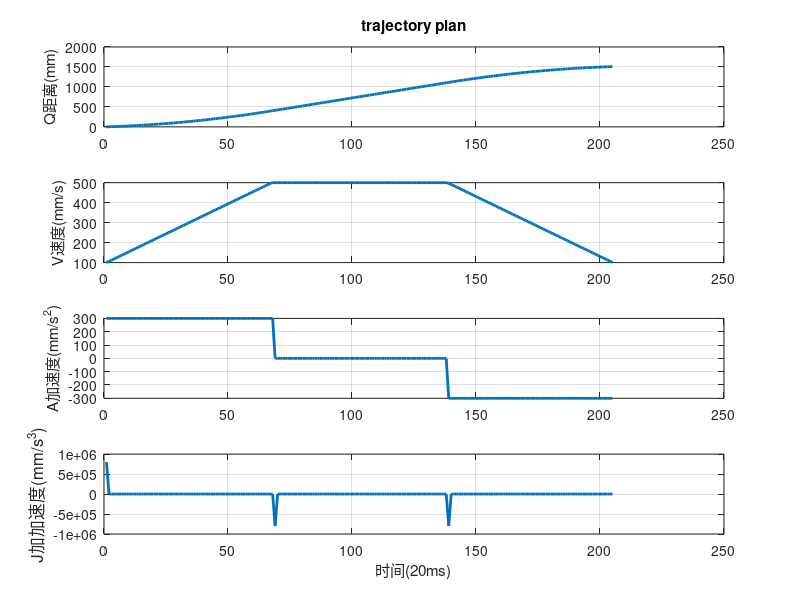

Recreate this plot in MATLAB.
%编写程序模拟在线计算双S曲线加减速
%从初始点q0开始，一直计算到终点q1结束
%定义必要的变量

if 0%旋转参数
% %起始和终止点参数
% q0 = 0000;
% q1 = 1000;%mm
% v0 = 000;  %%一直q1和v0求其他
% v1 = 0;
% a0 = 0;%mm/s^2
% a1 = 0;
% 
% vmax = 300;%mm/s
% vmin = 0;
% amax = 200;%mm/s^2
% amin = -200;
% jmax = 400;%mm/s^3%j无穷大，速度梯形曲线
% jmin = -400; 
% %vmax_org = vmax;%??
    
else%直线参数
%起始和终止点参数
q0 = 0;
q1 = 1500 ;%mm
v0 = 0;  %已知q1和v0求其他。路径起始点速度
v1 = 100; %停车点速度
a0 = 0;%mm/s^2
a1 = 0;

vmax = 500;%mm/s
vmin = 100;
amax =  300;%mm/s^2
amin = -300; %如果是正值一直跑不出来，因为不减速了。
jmax = 800000;%1000;%mm/s^3%j无穷大，速度梯形曲线
jmin = -800000;%-1000;
%vmax_org = vmax;%??
end

%循环前赋初始值
%定义在k点上的%k点是哪个点
qk = q0;
qk_1 = q0;
vk = v0;
vk_1 = v0;
ak = a0;
ak_1 = a0;
jk = 0; %%jk也可以有初值？然并未卵
jk_1 = 0;
%e_min = 0.001;%?


% phase_2 = 0; 
Tk = 0;
Ts = 0.02%时间间隔20ms
T_ = 0; 

%定义记录曲线用变量
qc = [];
vc = [];
ac = [];
jc = [];

%进入循环当，当前点没有接近终点时，循环继续
while 1
%     if qk > 2.5 && qk < 4
%         vmax = vmax_org*0.8;
%     end
    %判断是否已经进入到减速阶段

    if T_>0 %通过T_判断是否进入减速阶段?
        t1 = Tk - T_; %t1--t4没用到
        t2 = Tj2a;
        t3 = (Td - Tj2b);
        t4 = Td;
        %已经进入到减速阶段
    %直接判断jk
        if (Tk - T_)>=0&&(Tk - T_)<(Tj2a)
             disp('phase2---1')
            jk = jmin;
        elseif (Tk - T_)>=(Tj2a)&&(Tk - T_)<(Td - Tj2b)
             disp('phase2---2')
            jk = 0;
        elseif(Tk - T_)>=((Td - Tj2b))&&(Tk - T_)<(Td)
             disp('phase2---3')
            jk = jmax;
        else
            disp('phase2---end')
%             jk =0;
%             ak =a1;
%             vk =v1;
%             qk = q1;
            break;
        end
        %T_ %加速-匀速段时间
        Tk %当前时间（总时间）
        Tk - T_ %减速段当前时间
    else
        %未进入到减速阶段
        %计算Td,Tj2a,Tj2b，用以计算hk。
        Tj2a = (amin - ak)/jmin;
        Tj2b = (a1 - amin)/jmax;
        Td = (v1 - vk)/amin + Tj2a*(amin - ak)/2/amin + Tj2b*(amin - a1)/2/amin;%减速段的时间d=decelerate

        %首先判断在减速段，是否能够达到最小减速度amin
        %%如果条件满足，重新计算Td
        if Td <= Tj2a + Tj2b
           Tj2a = -1*ak/jmin + ((jmax - jmin)*(ak^2*jmax - jmin*(a1^2 + 2*jmax*(vk - v1))))^2/jmin/(jmin - jmax);
           Tj2b = a1/jmax + ((jmax - jmin)*(ak^2*jmax - jmin*(a1^2 + 2*jmax*(vk - v1))))^2/jmin/(jmin - jmax);
           Td = Tj2a + Tj2b;
        end
        
        %计算hk，判断是否需要进入减速阶段；hk是减速段的距离值？
        hk = 0.5*ak*Td^2 + (jmin*Tj2a*(3*Td^2 - 3*Td*Tj2a + Tj2a^2) + jmax*Tj2b^3)/6 + Td*vk;
        if hk <(q1 - qk)%当剩余距离，小于减速段理论距离hk时，进入减速段
            %case 1 加速或匀速运动段
            %判断加加速度的值
            Tacc = 0;
            if ((vk - ak^2/2/jmin) < vmax)&&(ak < amax)
                 disp('##############4##############')
                vk
                ak
                jk = jmax;
            elseif((vk - ak^2/2/jmin) < vmax)&&(ak >= amax)
                 disp('##############5##############')
                vk
                ak
                jk = 0;
            elseif((vk - ak^2/2/jmin) >= vmax)&&(ak >0 )
                 disp('##############6##############')
                vk
                ak
                jk = jmin;
                
                Tacc=Tk;%加速段时间
                Tacc
                
            elseif((vk - ak^2/2/jmin) >= vmax)&&(ak <=0 )
                disp('##############7##############')
                vk
                ak
                jk = 0;
                
                Tn=Tk-Tacc;%匀速段时间
                Tn                
            end
        %case 2 减速度阶段
        else
            %进入到减速阶段，记录时间
            hk_node=hk;
            qk_node=qk;
            vk_node=vk;
            ak_node=ak;
            jk_node=jk;%phase1结束时的参数记录
            T_ = Tk;
            jk = jmin;
             disp('8')
        end
    end%end if T_>0
    
    
% % %根据jk计算本周期的加速度，速度，位置

   jc = [jc jk];
   
   ak = ak_1 + Ts*(jk + jk)/2 ; 
   if ak>amax
       ak = amax;
   end
   if ak < amin
       ak = amin;
   end
   if jk<0&&ak_1>0&&ak<0%ak在关键点的判断%避免震荡?
       ak = 0;
   end  
   ac = [ac ak]; 
   
%根据ak值计算vk
   vk =  vk_1 + Ts*(ak + ak_1)/2;
    if vk> vmax
        vk = vmax;
    end
    if vk < vmin
        vk = vmin;
    end

   vc = [vc vk];

%根据vk值计算qk
   qk =  qk_1 + Ts*(vk + vk_1)/2; %若减速阶段qk这个值由外部传入的dist2goal设定如何？？？
   qc = [qc qk];

   qk_1 = qk;
   vk_1 = vk;
   ak_1 = ak;
   jk_1 = jk;
   Tk = Tk + Ts;
   
end%end while

subplot(411)
plot(qc,'LineWidth',2)
ylabel('Q距离(mm)')%y轴标记
title('trajectory plan')%标题
grid
subplot(412)
plot(vc,'LineWidth',2)
grid
ylabel('V速度(mm/s)')%y轴标记
subplot(413)
plot(ac,'LineWidth',2)
grid
ylabel('A加速度(mm/s^2)')%y轴标记
subplot(414)
plot(jc,'LineWidth',2)
grid
ylabel('J加加速度(mm/s^3)','FontSize',12)%y轴标记
xlabel('时间(20ms)')%x轴标记








